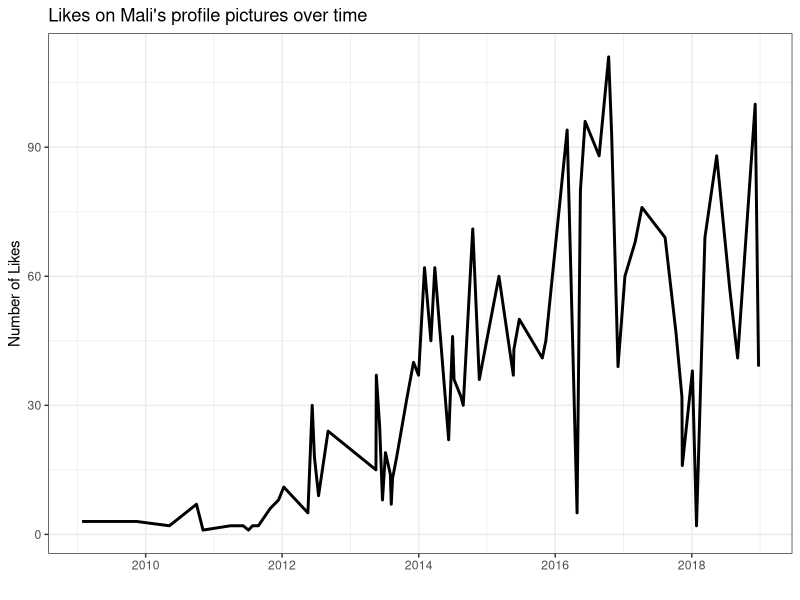
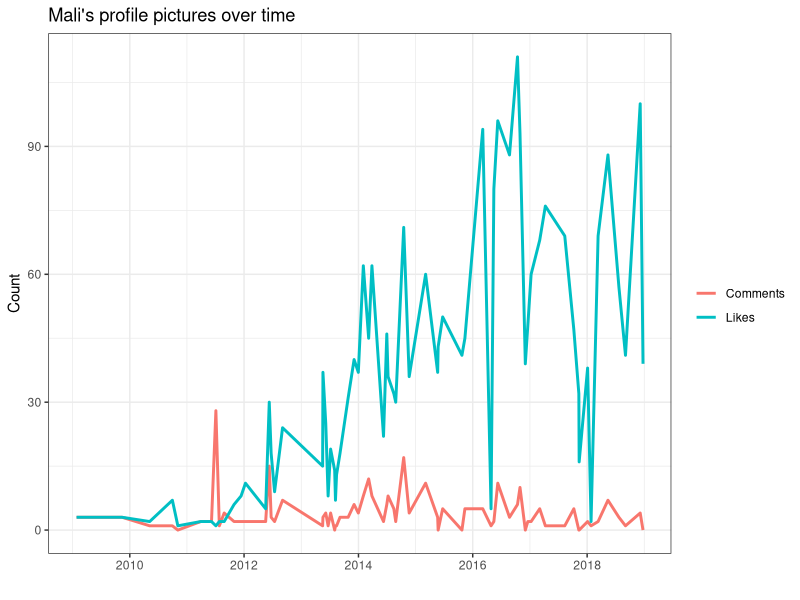
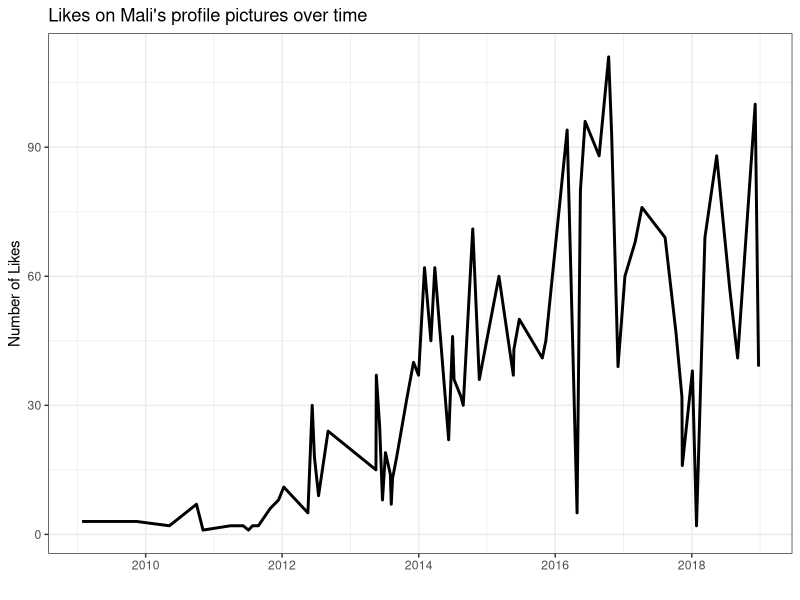
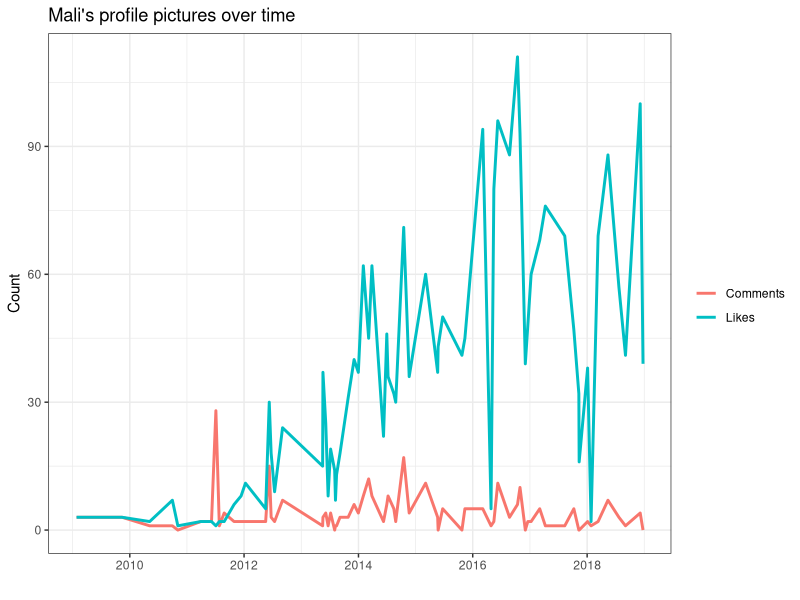

Write R code to recreate these figures, in order.
## ---- chunk 1
knitr::opts_chunk$set(echo = TRUE, message = FALSE, warning = FALSE)
## ---- chunk 2
library(tidyverse)
library(lubridate)
## ---- chunk 3
prof = read_csv("prof.csv") %>% mutate(date = mdy(date))
## ---- chunk 4
ggplot(data = prof,
       aes(x = date,
           y = likes)) +
  geom_line(size = 1) +
  labs(title = "Likes on Mali's profile pictures over time",
       x = "",
       y = "Number of Likes",
       color = "") +
  theme_bw()
## ---- chunk 5
ggsave("likes.png")
## ---- chunk 6
prof = data.frame(date = c(prof$date, prof$date),
                  type = c(rep("Likes", nrow(prof)), rep("Comments", nrow(prof))),
                  count = c(prof$likes, prof$comments))
## ---- chunk 7
ggplot(data = prof,
       aes(x = date,
           y = count,
           color = type)) +
  geom_line(size = 1) +
  labs(title = "Mali's profile pictures over time",
       x = "",
       y = "Count",
       color = "") +
  theme_bw()
## ---- chunk 8
ggsave("pics.png")
